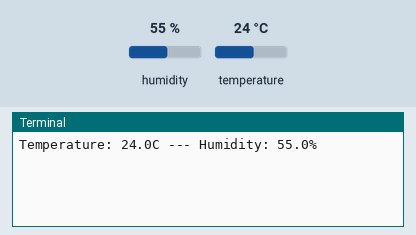
Simulated run of this program. Board: Raspberry Pi (BCM pin numbers). On the bench: the last lines printed to the terminal. The test bench sets the inputs (shaded band); at power-on: humidity 55 %, temperature 24 °C. Files the program writes start out absent.

Above: at 1.2 s.
1.3 s: humidity set to 22 %
At 3.6 s:
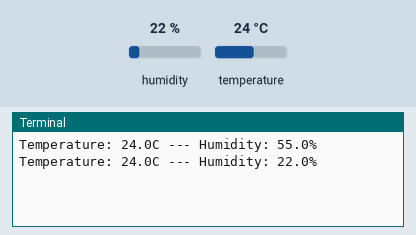
4.7 s: temperature set to 12 °C
At 6.5 s:
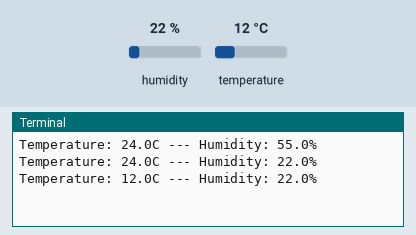
8.1 s: humidity set to 40 %
At 9.3 s:
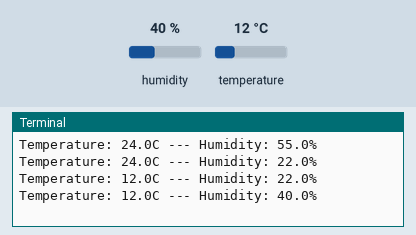
Timing chart, 0 to 11.1 s (numbered marks = the images above; inputs shaded):
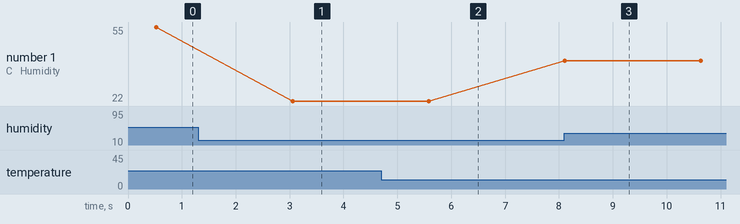

The program:

temperature_humidity_sensor.py
```python
import sqlite3
import Adafruit_DHT
import time

DHT_SENSOR = Adafruit_DHT.DHT11
DHT_PIN = 5

conn = sqlite3.connect('sensor_data.db')
cursor = conn.cursor()

cursor.execute('''CREATE TABLE IF NOT EXISTS temperature_humidity_entries
                  (timestamp DATETIME DEFAULT CURRENT_TIMESTAMP,
                   temperature REAL,
                   humidity REAL)''')

while True:
    humidity, temperature = Adafruit_DHT.read_retry(DHT_SENSOR, DHT_PIN)

    if humidity is not None and temperature is not None:
        cursor.execute("INSERT INTO temperature_humidity_entries (temperature, humidity) VALUES (?, ?)", (temperature, humidity))
        conn.commit()

        print(f'Temperature: {temperature:.1f}C --- Humidity: {humidity:.1f}%')
    else:
        print('Failed to retrieve data from sensor')
    time.sleep(2)
```

Measured:
- after the input at 1.3 s, the terminal: prints a new line after 1.8 s (image 1)
- after the input at 4.7 s, the terminal: prints a new line after 0.88 s (image 2)
- after the input at 8.1 s, the terminal: prints a new line at once (image 3)
- plotted number 1: 55 → 22 after the input at 1.3 s, 22 → 40 after the input at 8.1 s
